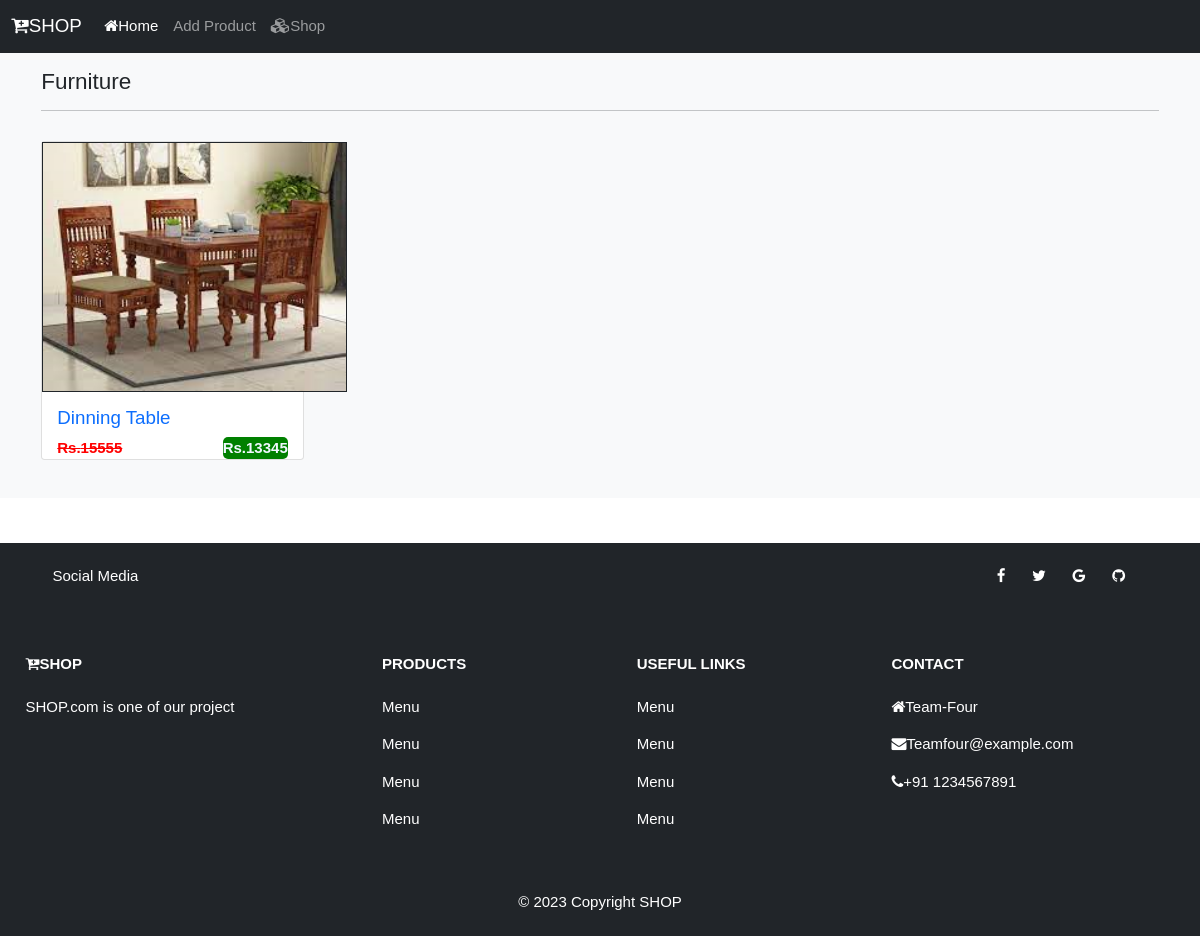
/shop/Furniture, run on the app's committed database.
### catalog/models.py (models this page shows, shortened)
class Category(models.Model):
    name=models.CharField(max_length=150,null=False,blank=False)
    image=models.ImageField(upload_to=getFileName,null=True,blank=True)
    description=models.TextField(max_length=500,null=False,blank=False)
    status=models.BooleanField(default=False,help_text="0-show,1-Hidden")
    created_at=models.DateTimeField(auto_now_add=True)

class Products(models.Model):
    category=models.ForeignKey(Category,on_delete=models.CASCADE)
    name=models.CharField(max_length=150,null=False,blank=False)
    vendor_name=models.CharField(max_length=150,null=False,blank=False)
    product_image=models.ImageField(upload_to=getFileName,null=True,blank=True)
    quantity=models.IntegerField(null=False,blank=False)
    original_price=models.FloatField(null=False,blank=False)
    discount_price=models.FloatField(null=False,blank=False)
    description=models.TextField(max_length=500,null=False,blank=False)
    status=models.BooleanField(default=False,help_text="0-show,1-Hidden")
    like=models.BooleanField(default=False,help_text='0-show,1-like')
    created_at=models.DateTimeField(auto_now_add=True)

### catalog/views.py (the view)
# urls.py: path('shop/<str:name>',views.shopview,name="shopview"),
def shopview(request,name):
    if(Category.objects.filter(name=name,status=0)).exists():
        items=Products.objects.filter(category__name=name)
        return render(request,"catalog/items/index.html",{"items":items,"category_name":name})
    else:
        messages.warning(request, "No such category found")
        return redirect("shopview")

### catalog/templates/catalog/items/index.html (shortened to what this page needs)
{% extends 'catalog/layouts/main.html' %}
{% block content %}
    <section class="bg-light py-4 my-5">
        <div class="container">
            <div class="row">
                <div class="col-12">
                    <h4 class="mb-3">{{ category_name }}</h4>
                    <hr style="border-color:#b8bfc2;">
                </div>
                {% for item in items %}
                <div class="col-md-3 col-lg-3">
                    <div class="card my-3">
                        <img src="{{item.product_image.url}}" class="card-image-top" alt="Categories">
                        <a href="{% url 'product_details' category_name item.name %}">
                        <div class="card-body">
                            <h5 class="card-title text-primary">{{item.name}}</h5>
                            <p class="card-text">
                                <span class="float-start old_price"><s>Rs.{{item.original_price | stringformat:'d'}}</s></span>
                                <span class="float-end new_price">Rs.{{item.discount_price | stringformat:'d'}}</span>
                            </p>
                        </div>
                        </a>
                    </div>
                </div>
                {% endfor %}
            </div>
        </div>
    </section>
{% endblock content %}

### static/css/style.css (style rules this page uses)
html { font-size: 15px; }
body { font-family: Arial, Helvetica, sans-serif; }
a { text-decoration: none; }
.old_price { font-weight: bold; color: red; }
.new_price { font-weight: bold; background-color: green; color: aliceblue; border-radius: 5px; }
img { width: 305px; height: 250px; border: 1pt solid; }

### data on the page
Category: name "Furniture"
Products: product_image (picture), name "Dinning Table", original_price "15555", discount_price "13345"
